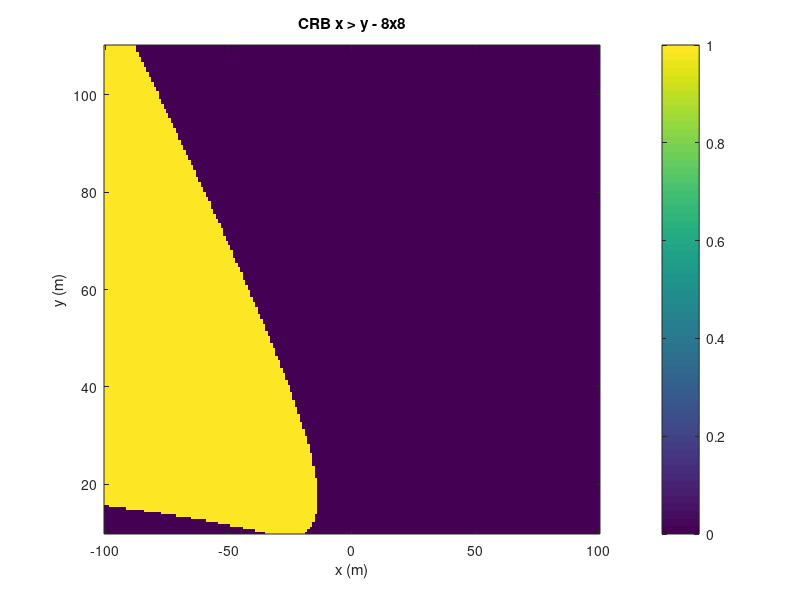
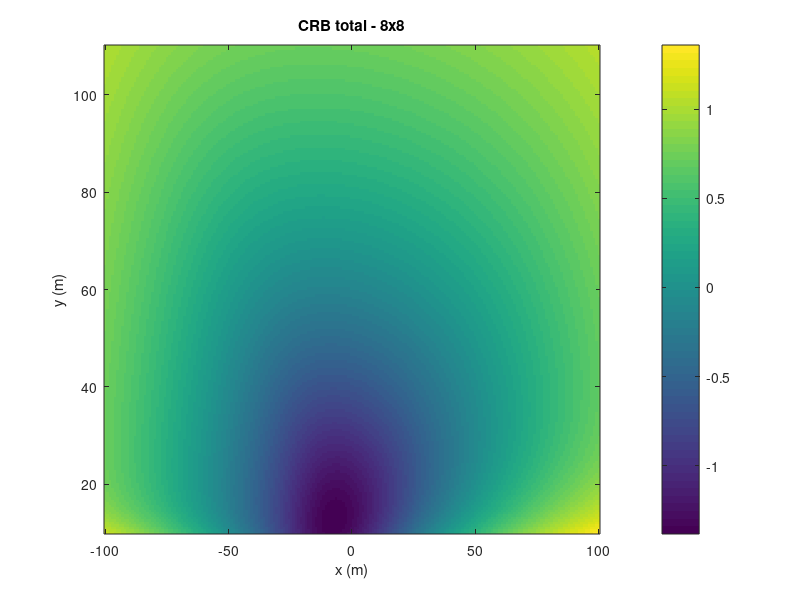
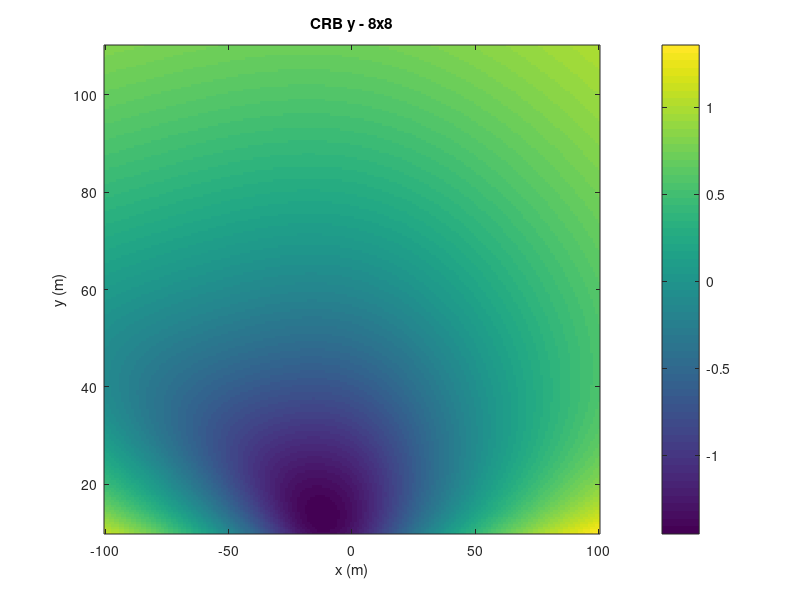
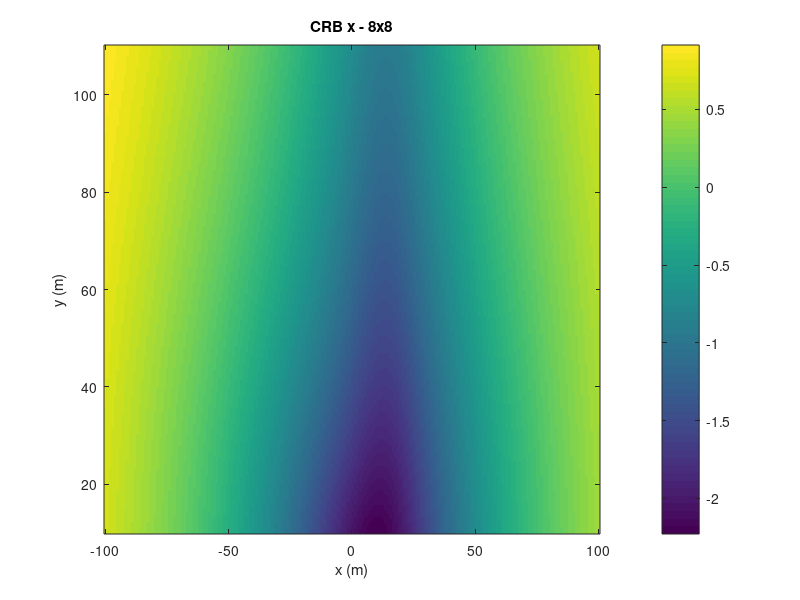

Write the MATLAB code that produced these figures, in order.
clear; close all; clc;

%% Configurações de arranjos desejadas
configs = [ ...
    8 8;
   16 4;
   4 16;
   2 32;
   32 2;
];

%% Região de busca
x_min = -100; x_max = 100;
y_min = 10;  y_max = 110;
x_vec = linspace(x_min, x_max, 200);
y_vec = linspace(y_min, y_max, 200);
[X_grid, Y_grid] = meshgrid(x_vec, y_vec);

%% Parâmetros fixos
f_c = 15e9;
lambda = 3e8 / f_c;
d = 0.5 * lambda;
z_antenna = 20;
P_tx = 1;
SNR_dB = 15;
SNR = 10^(SNR_dB / 10);
L = 10;

%% Loop sobre configurações
for cfg = 1:size(configs,1)
    Nx = configs(cfg,1);
    Ny = configs(cfg,2);
    N = Nx * Ny;
    
    % Posicionamento dos elementos
    elements_x = zeros(N,1);
    elements_z = zeros(N,1);
    x_offset = ((Nx - 1) * d / 2);
    z_offset = ((Ny - 1) * d / 2);
    idx = 1;
    for i = 1:Nx
        for j = 1:Ny
            elements_x(idx) = (i - 1) * d - x_offset;
            elements_z(idx) = (j - 1) * d - z_offset + z_antenna;
            idx = idx + 1;
        end
    end

    CRB_x_map = zeros(size(X_grid));
    CRB_y_map = zeros(size(X_grid));
    CRB_tot = zeros(size(X_grid));
    
    for i = 1:length(y_vec)
        y_ue = y_vec(i);
        for j = 1:length(x_vec)
            x_ue = x_vec(j);
            x_1 = elements_x(1);
            z_1 = elements_z(1);
            r_1 = sqrt((x_ue - x_1)^2 + y_ue^2 + z_1^2);
            delta_1 = (x_ue - x_1);
            delta_n = (x_ue - elements_x);
            r_n = sqrt((x_ue - elements_x).^2 + y_ue^2 + elements_z.^2);
            Term1_Jxx = (delta_n.^2) ./ r_n.^6;
            Term2_Jxx = (2 * pi / lambda)^2 * (delta_n ./ r_n.^2 - delta_1 ./ (r_1 .* r_n)).^2;
            Jxx = sum(Term1_Jxx + Term2_Jxx);
            Term1_Jyy = y_ue^2 ./ r_n.^6;
            Term2_Jyy = (2 * pi / lambda)^2 * (1 ./ r_n.^2 - 1 ./ (r_1 .* r_n)).^2;
            Jyy = sum(Term1_Jyy + y_ue^2 * Term2_Jyy);
            Term1_Jxy = delta_n ./ r_n.^6;
            Term2_Jxy = (2 * pi / lambda)^2 * (delta_n ./ r_n.^2 - delta_1 ./ (r_1 .* r_n)) .* (1 ./ r_n.^2 - 1 ./ (r_1 .* r_n));
            Jxy = sum(y_ue * (Term1_Jxy + Term2_Jxy));
            total_rx_power = sum((lambda ./ (4 * pi * r_n)).^2);
            noise_power = total_rx_power / SNR;
            Pnorm = L * (lambda / (sqrt(8) * pi * sqrt(noise_power)))^2;
            Jxx_scaled = Pnorm * Jxx;
            Jyy_scaled = Pnorm * Jyy;
            Jxy_scaled = Pnorm * Jxy;
            CRB_den_x = Jxx_scaled - (Jxy_scaled^2 / Jyy_scaled);
            CRB_den_y = Jyy_scaled - (Jxy_scaled^2 / Jxx_scaled);
            if CRB_den_x > 0 && CRB_den_y > 0
                CRB_x_map(i,j) = 1 / CRB_den_x;
                CRB_y_map(i,j) = 1 / CRB_den_y;
                CRB_tot(i,j) = sqrt(CRB_x_map(i,j)^2 + CRB_y_map(i,j)^2);
            else
                CRB_x_map(i,j) = NaN;
                CRB_y_map(i,j) = NaN;
                CRB_tot(i,j) = NaN;
            end
        end
    end

    % Plot mapa binário CRB_x > CRB_y
    CRB_diff = CRB_x_map - CRB_y_map;
    bin_map = zeros(size(CRB_diff));
    bin_map(CRB_diff > 0) = 1;

    figure;
    imagesc(x_vec, y_vec, bin_map);
    set(gca,'YDir','normal');
    xlabel('x (m)'); ylabel('y (m)');
    title(sprintf('CRB x > y - %dx%d', Nx, Ny));
    colorbar;

    % Plot CRB total
    figure;
    imagesc(x_vec, y_vec, log10(CRB_tot));
    set(gca,'YDir','normal');
    xlabel('x (m)'); ylabel('y (m)');
    title(sprintf('CRB total - %dx%d', Nx, Ny));
    colorbar;

    % Plot CRB_y
    figure;
    imagesc(x_vec, y_vec, log10(CRB_y_map));
    set(gca,'YDir','normal');
    xlabel('x (m)'); ylabel('y (m)');
    title(sprintf('CRB y - %dx%d', Nx, Ny));
    colorbar;

    % Plot CRB_x
    figure;
    imagesc(x_vec, y_vec, log10(CRB_x_map));
    set(gca,'YDir','normal');
    xlabel('x (m)'); ylabel('y (m)');
    title(sprintf('CRB x - %dx%d', Nx, Ny));
    colorbar;


end
